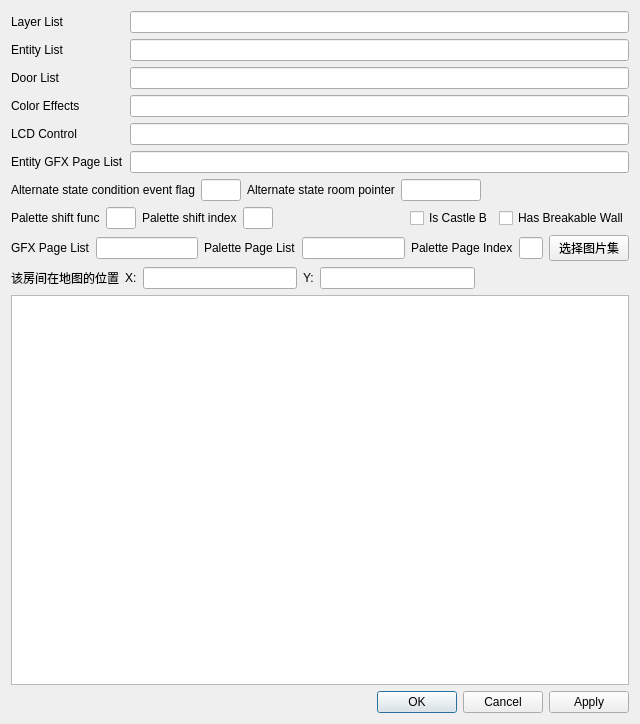
<?xml version="1.0" encoding="UTF-8"?>
<ui version="4.0">
 <class>RoomEditor</class>
 <widget class="QDialog" name="RoomEditor">
  <property name="geometry">
   <rect>
    <x>0</x>
    <y>0</y>
    <width>640</width>
    <height>722</height>
   </rect>
  </property>
  <property name="windowTitle">
   <string>编辑房间属性</string>
  </property>
  <layout class="QVBoxLayout" name="verticalLayout">
   <item>
    <layout class="QFormLayout" name="formLayout">
     <property name="fieldGrowthPolicy">
      <enum>QFormLayout::AllNonFixedFieldsGrow</enum>
     </property>
     <item row="0" column="0">
      <widget class="QLabel" name="label_2">
       <property name="text">
        <string>Layer List</string>
       </property>
      </widget>
     </item>
     <item row="0" column="1">
      <widget class="QLineEdit" name="layer_list"/>
     </item>
     <item row="1" column="0">
      <widget class="QLabel" name="label_7">
       <property name="text">
        <string>Entity List</string>
       </property>
      </widget>
     </item>
     <item row="1" column="1">
      <widget class="QLineEdit" name="entity_list"/>
     </item>
     <item row="2" column="0">
      <widget class="QLabel" name="label_8">
       <property name="text">
        <string>Door List</string>
       </property>
      </widget>
     </item>
     <item row="2" column="1">
      <widget class="QLineEdit" name="door_list"/>
     </item>
     <item row="3" column="0">
      <widget class="QLabel" name="label_5">
       <property name="text">
        <string>Color Effects</string>
       </property>
      </widget>
     </item>
     <item row="4" column="0">
      <widget class="QLabel" name="label_9">
       <property name="text">
        <string>LCD Control</string>
       </property>
      </widget>
     </item>
     <item row="3" column="1">
      <widget class="QLineEdit" name="color_effects"/>
     </item>
     <item row="4" column="1">
      <widget class="QLineEdit" name="lcd_control"/>
     </item>
     <item row="5" column="0">
      <widget class="QLabel" name="label_14">
       <property name="text">
        <string>Entity GFX Page List</string>
       </property>
      </widget>
     </item>
     <item row="5" column="1">
      <widget class="QLineEdit" name="entity_gfx_page_list"/>
     </item>
    </layout>
   </item>
   <item>
    <layout class="QHBoxLayout" name="horizontalLayout_3">
     <item>
      <widget class="QLabel" name="label_12">
       <property name="text">
        <string>Alternate state condition event flag</string>
       </property>
      </widget>
     </item>
     <item>
      <widget class="QLineEdit" name="alternate_state_event_flag">
       <property name="maximumSize">
        <size>
         <width>40</width>
         <height>16777215</height>
        </size>
       </property>
      </widget>
     </item>
     <item>
      <widget class="QLabel" name="label_13">
       <property name="text">
        <string>Alternate state room pointer</string>
       </property>
      </widget>
     </item>
     <item>
      <widget class="QLineEdit" name="alternate_state_room_pointer">
       <property name="maximumSize">
        <size>
         <width>80</width>
         <height>16777215</height>
        </size>
       </property>
      </widget>
     </item>
     <item>
      <spacer name="horizontalSpacer_2">
       <property name="orientation">
        <enum>Qt::Horizontal</enum>
       </property>
       <property name="sizeHint" stdset="0">
        <size>
         <width>40</width>
         <height>20</height>
        </size>
       </property>
      </spacer>
     </item>
    </layout>
   </item>
   <item>
    <layout class="QHBoxLayout" name="horizontalLayout_4">
     <item>
      <widget class="QLabel" name="label_15">
       <property name="text">
        <string>Palette shift func</string>
       </property>
      </widget>
     </item>
     <item>
      <widget class="QLineEdit" name="palette_shift_func">
       <property name="maximumSize">
        <size>
         <width>30</width>
         <height>16777215</height>
        </size>
       </property>
      </widget>
     </item>
     <item>
      <widget class="QLabel" name="label_16">
       <property name="text">
        <string>Palette shift index</string>
       </property>
      </widget>
     </item>
     <item>
      <widget class="QLineEdit" name="palette_shift_index">
       <property name="maximumSize">
        <size>
         <width>30</width>
         <height>16777215</height>
        </size>
       </property>
      </widget>
     </item>
     <item>
      <spacer name="horizontalSpacer_3">
       <property name="orientation">
        <enum>Qt::Horizontal</enum>
       </property>
       <property name="sizeHint" stdset="0">
        <size>
         <width>40</width>
         <height>20</height>
        </size>
       </property>
      </spacer>
     </item>
     <item>
      <widget class="QCheckBox" name="is_castle_b">
       <property name="text">
        <string>Is Castle B</string>
       </property>
      </widget>
     </item>
     <item>
      <widget class="QCheckBox" name="has_breakable_wall">
       <property name="text">
        <string>Has Breakable Wall</string>
       </property>
      </widget>
     </item>
    </layout>
   </item>
   <item>
    <layout class="QHBoxLayout" name="horizontalLayout_2">
     <item>
      <widget class="QLabel" name="label_3">
       <property name="text">
        <string>GFX Page List</string>
       </property>
      </widget>
     </item>
     <item>
      <widget class="QLineEdit" name="gfx_page_list"/>
     </item>
     <item>
      <widget class="QLabel" name="label_4">
       <property name="text">
        <string>Palette Page List</string>
       </property>
      </widget>
     </item>
     <item>
      <widget class="QLineEdit" name="palette_page_list"/>
     </item>
     <item>
      <widget class="QLabel" name="label_6">
       <property name="text">
        <string>Palette Page Index</string>
       </property>
      </widget>
     </item>
     <item>
      <widget class="QLineEdit" name="palette_page_index">
       <property name="maximumSize">
        <size>
         <width>30</width>
         <height>16777215</height>
        </size>
       </property>
      </widget>
     </item>
     <item>
      <widget class="QPushButton" name="select_tileset_button">
       <property name="text">
        <string>选择图片集</string>
       </property>
      </widget>
     </item>
    </layout>
   </item>
   <item>
    <layout class="QHBoxLayout" name="horizontalLayout">
     <item>
      <widget class="QLabel" name="label">
       <property name="text">
        <string>该房间在地图的位置</string>
       </property>
      </widget>
     </item>
     <item>
      <widget class="QLabel" name="label_10">
       <property name="text">
        <string>X:</string>
       </property>
      </widget>
     </item>
     <item>
      <widget class="QLineEdit" name="map_x_pos"/>
     </item>
     <item>
      <widget class="QLabel" name="label_11">
       <property name="text">
        <string>Y:</string>
       </property>
      </widget>
     </item>
     <item>
      <widget class="QLineEdit" name="map_y_pos"/>
     </item>
     <item>
      <spacer name="horizontalSpacer">
       <property name="orientation">
        <enum>Qt::Horizontal</enum>
       </property>
       <property name="sizeHint" stdset="0">
        <size>
         <width>40</width>
         <height>20</height>
        </size>
       </property>
      </spacer>
     </item>
    </layout>
   </item>
   <item>
    <widget class="QGraphicsView" name="map_graphics_view">
     <property name="minimumSize">
      <size>
       <width>520</width>
       <height>390</height>
      </size>
     </property>
    </widget>
   </item>
   <item>
    <widget class="QDialogButtonBox" name="buttonBox">
     <property name="standardButtons">
      <set>QDialogButtonBox::Apply|QDialogButtonBox::Cancel|QDialogButtonBox::Ok</set>
     </property>
    </widget>
   </item>
  </layout>
 </widget>
 <resources/>
 <connections/>
</ui>
